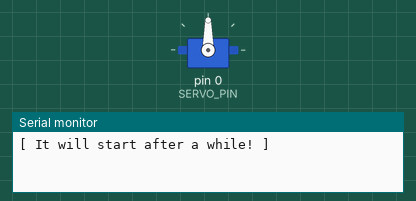
Bench run of a sketch on a simulated Arduino Uno, built with avr-gcc and run on an emulated ATmega328P. On the bench: servo, the last lines printed to the serial monitor.

Above: at 0.1 s.
At 2.3 s:
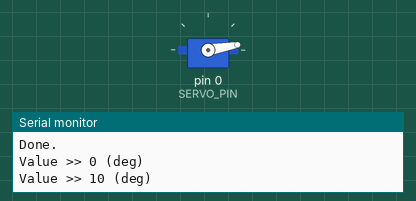
At 15.1 s:
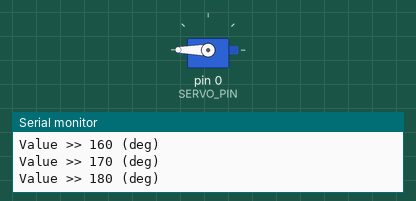
At 38.1 s:
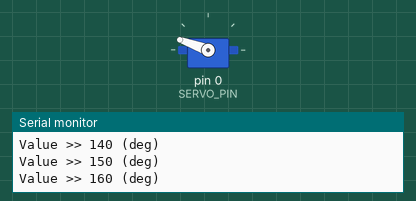
Timing chart, 0 to 40.0 s (numbered marks = the images above):
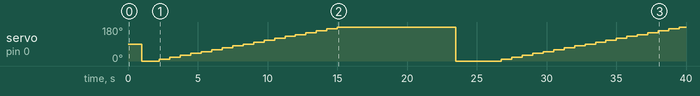

Measured:
- by itself, servo on pin 0 (SERVO_PIN): 90° → 0° at 1.0 s, → 10° 1.3 s later, → 20° 0.75 s later, → 30° 0.75 s later, … (38 changes in this stretch)

The sketch:

TakeServo.ino
```cpp
#include <Servo.h>

#define BOARD_RATE 9600
#define SERVO_PIN 0
#define MAX 270

Servo SERVO;

void calibrating();

void setup()
{
  Serial.begin(BOARD_RATE);
  SERVO.attach(SERVO_PIN);
  calibrating();
}

void loop()
{
  for(int count = 0; count <= MAX / 10; ++count)
  {
    Serial.print("Value >> ");
    Serial.print(count * 10);
    Serial.print(" (deg)\n");
    SERVO.write(count * 10);
    delay(750);
  }
  calibrating();
  delay(2000);
}

void calibrating()
{
  Serial.println("[ It will start after a while! ]\n");
  delay(1000);

  Serial.println("Calibrating >> 0(deg)");
  SERVO.write(0);
  delay(500);
  Serial.println("Done.\n");
}
```
